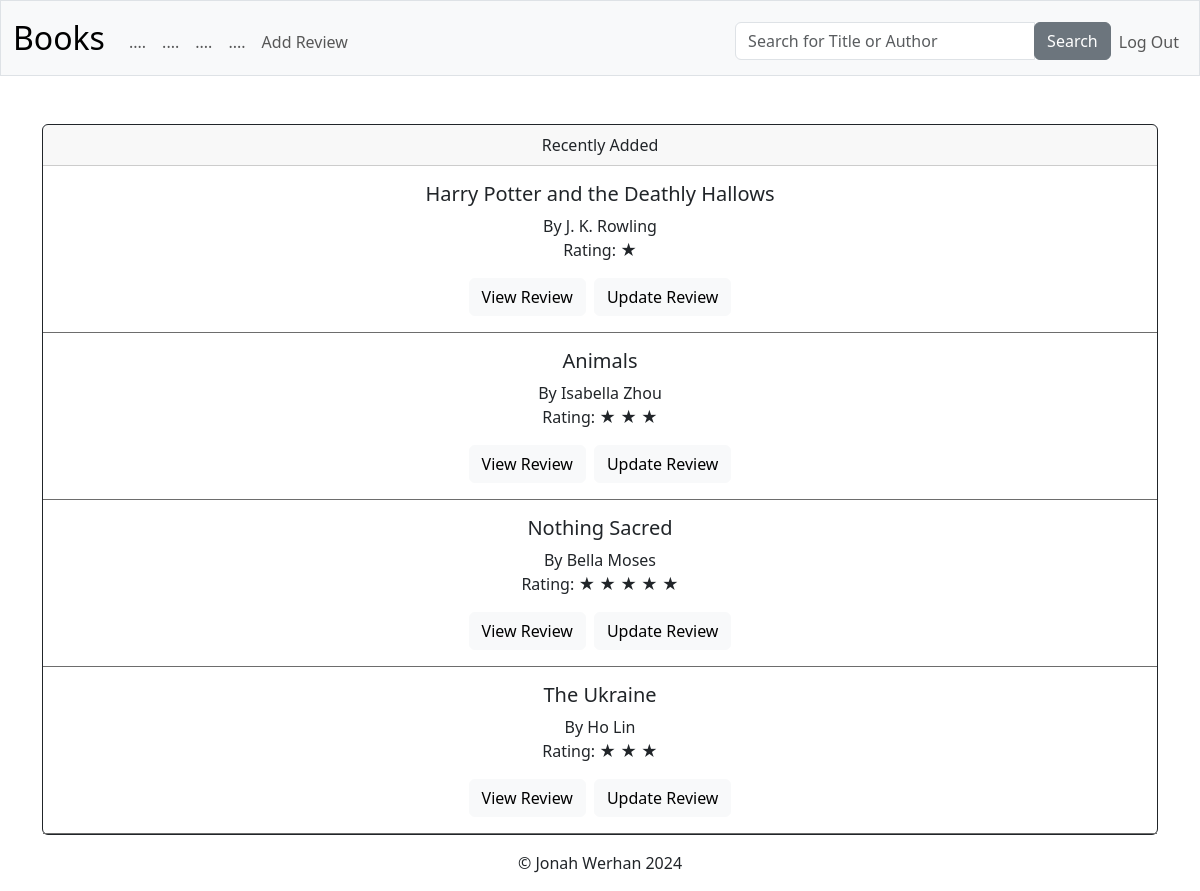
The page / (signed in) on the database its author committed.
### tables this page shows
CREATE TABLE "review" (
    user_id INTEGER NOT NULL,
    title TEXT NOT NULL,
    author TEXT NOT NULL,
    rating INTEGER,  -- changed column name here
    review TEXT NOT NULL,
    date TEXT NOT NULL,
    time TEXT NOT NULL,
    FOREIGN KEY(user_id) REFERENCES users(id)
);

### app.py (the view)
@app.route("/", methods=["GET"])
@login_required
def index():
    reviews = db.execute("""SELECT review.*, users.username FROM review
                         JOIN users ON users.id = review.user_id
                         WHERE review.user_id = ?
                         ORDER BY review.date DESC, review.time DESC""",
                         session["user_id"])
    count = db.execute("""SELECT COUNT(*) FROM review
                       WHERE user_id = ?"""
                       , session["user_id"])
    length = count[0]["COUNT(*)"]
    if length > 4:
        length = int(length)
    star = "&#9733; "
    return render_template("index.html", reviews=reviews, length=length, star=star)

### app.py (called while the page is built)
@app.after_request
def after_request(response):
    response.headers["Cache-Control"] = "no-cache, no-store, must-revalidate"
    response.headers["Expires"] = 0
    response.headers["Pragma"] = "no-cache"
    return response

### functions.py (called while the page is built)
def login_required(f):
    @wraps(f)
    def decorated_function(*args, **kwargs):
        if session.get("user_id") is None:
            return redirect("/login")
        return f(*args, **kwargs)
    return decorated_function

### templates/index.html (shortened to what this page needs)
{% extends "layout.html" %}
{% block main %}
    <div class="card border-dark mb-2">
        <div class="card-header">
        Recently Added
        </div>
        {% for n in range(length) %}
            <div class="card-body" style="border-bottom: 1px solid #6d6d6d;">
                <h5 class="card-title">{{ reviews[n]["title"] }}</h5>
                <p class="card-text">By {{ reviews[n]["author"] }}<br> Rating: {{ (star * (reviews[n]["rating"] | int)) | safe }}</p>
                <div class="d-flex justify-content-center gap-2">
                    <form action="/view-review" method="GET">
                        <button class="btn btn-light" type="submit" style="margin-top: 0;">View Review</button>
                    </form>
                    <form action="/update-review" method="GET" class="ml-2">
                        <button class="btn btn-light" type="submit" style="margin-top: 0;">Update Review</button>
                    </form>
                </div>
            </div>
        {% endfor %}
    </div>
{% endblock %}

### templates/layout.html (shortened to what this page needs)
<!DOCTYPE html>
<html lang="en">
    <head>
        <link href="https://cdn.jsdelivr.net/npm/bootstrap@5.3.2/dist/css/bootstrap.min.css" rel="stylesheet">
        <link href="/static/styles.css" rel="stylesheet">
    </head>
    <body>
        <nav class="bg-light border navbar navbar-expand-md navbar-light">
            <div class="container-fluid">
                <a class="navbar-brand" href="/">Books</a>
                <div class="collapse navbar-collapse" id="navbar">
                    {% if session["user_id"] %}
                        <ul class="navbar-nav me-auto mt-2">
                            <li class="nav-item"><a class="nav-link" href="/">....</a></li>
                            <li class="nav-item"><a class="nav-link" href="/">....</a></li>
                            <li class="nav-item"><a class="nav-link" href="/">....</a></li>
                            <li class="nav-item"><a class="nav-link" href="">....</a></li>
                            <li class="nav-item"><a class="nav-link" href="/add-new">Add Review</a></li>
                        </ul>
                        <ul class="navbar-nav ms-auto mt-2">
                            <li class="nav-item">
                                <form class="form-inline" action="/search" method="GET">
                                    <div class="input-group mr-3">
                                        <input class="form-control mr-4" autocomplete="off" type="text" name="q" value="" placeholder="Search for Title or Author" style="width: 300px;">
                                        <div class="input-group-append">
                                            <button class="btn btn-secondary ml-4" type="submit">Search</button>
                                        </div>
                                    </div>
                                </form>
                            </li>
                            <li class="nav-item"><a class="nav-link" href="/logout">Log Out</a></li>
                        </ul>
                    {% else %}
                        <ul class="navbar-nav ms-auto mt-2">
                            <li class="nav-item"><a class="nav-link" href="/register">Register</a></li>
                            <li class="nav-item"><a class="nav-link" href="/login">Log In</a></li>
                        </ul>
                    {% endif %}
                </div>
            </div>
        </nav>
        <main class="container py-5 text-center">
            {% block main %}{% endblock %}
        </main>
    </body>
    <div class="fixed-bottom">
        <p style="text-align: center">&copy Jonah Werhan 2024</p>
    </div>
</html>

### static/styles.css (style rules this page uses)
nav .navbar-brand { font-size: xx-large; }

### rows shown on the page
review: title "Harry Potter and the Deathly Hallows", author "J. K. Rowling", (star*(reviews[n]['rating']|int))|safe "★"
review: title "Animals", author "Isabella Zhou", (star*(reviews[n]['rating']|int))|safe "★ ★ ★"
review: title "Nothing Sacred", author "Bella Moses", (star*(reviews[n]['rating']|int))|safe "★ ★ ★ ★ ★"
review: title "The Ukraine", author "Ho Lin", (star*(reviews[n]['rating']|int))|safe "★ ★ ★"
